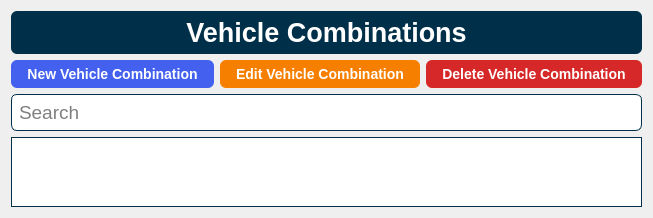
      <widget class="QWidget" name="pageVehicleCombinations">
       <layout class="QGridLayout" name="gridLayout_14">
        <item row="0" column="0" colspan="3">
         <widget class="QLabel" name="lblVehicleCombinations_Header">
          <property name="styleSheet">
           <string notr="true">border: 1px solid rgba(27, 31, 35, .15);
border-radius: 6px;
background-color: #003049;
color: #ffffff;
font-size: 20pt;
font-family: &quot;Helvetica&quot;;
font-style: normal;
font-weight: 700;
padding: 6px;</string>
          </property>
          <property name="text">
           <string>Vehicle Combinations</string>
          </property>
          <property name="alignment">
           <set>Qt::AlignCenter</set>
          </property>
         </widget>
        </item>
        <item row="1" column="0">
         <widget class="QPushButton" name="btnNewVehicleCombination">
          <property name="focusPolicy">
           <enum>Qt::NoFocus</enum>
          </property>
          <property name="styleSheet">
           <string notr="true">background-color: #4361ee;
border: 1px solid rgba(27, 31, 35, .15);
border-radius: 6px;
color: #fff;
font-family: &quot;Helvetica&quot;;
font-size: 14px;
font-weight: 600;
line-height: 20px;
padding: 6px 16px;
position: relative;
text-align: center;
text-decoration: none;
vertical-align: middle;
white-space: nowrap;</string>
          </property>
          <property name="text">
           <string>New Vehicle Combination</string>
          </property>
         </widget>
        </item>
        <item row="1" column="1">
         <widget class="QPushButton" name="btnEditVehicleCombination">
          <property name="focusPolicy">
           <enum>Qt::NoFocus</enum>
          </property>
          <property name="styleSheet">
           <string notr="true">background-color: #f77f00;
border: 1px solid rgba(27, 31, 35, .15);
border-radius: 6px;
color: #fff;
font-family: &quot;Helvetica&quot;;
font-size: 14px;
font-weight: 600;
line-height: 20px;
padding: 6px 16px;
position: relative;
text-align: center;
text-decoration: none;
vertical-align: middle;
white-space: nowrap;</string>
          </property>
          <property name="text">
           <string>Edit Vehicle Combination</string>
          </property>
         </widget>
        </item>
        <item row="1" column="2">
         <widget class="QPushButton" name="btnDeleteVehicleCombination">
          <property name="focusPolicy">
           <enum>Qt::NoFocus</enum>
          </property>
          <property name="styleSheet">
           <string notr="true">background-color: #d62828;
border: 1px solid rgba(27, 31, 35, .15);
border-radius: 6px;
color: #fff;
font-family: &quot;Helvetica&quot;;
font-size: 14px;
font-weight: 600;
line-height: 20px;
padding: 6px 16px;
position: relative;
text-align: center;
text-decoration: none;
vertical-align: middle;
white-space: nowrap;</string>
          </property>
          <property name="text">
           <string>Delete Vehicle Combination</string>
          </property>
         </widget>
        </item>
        <item row="2" column="0" colspan="3">
         <widget class="QLineEdit" name="txtVehicleCombinationSearch">
          <property name="focusPolicy">
           <enum>Qt::NoFocus</enum>
          </property>
          <property name="styleSheet">
           <string notr="true">border: 1px solid #003049;
border-radius: 6px;
font-family: &quot;Helvetica&quot;;
font-size: 14pt;
padding: 5px;</string>
          </property>
          <property name="placeholderText">
           <string>Search</string>
          </property>
         </widget>
        </item>
        <item row="3" column="0" colspan="3">
         <widget class="QTableWidget" name="tblVehicleCombinations">
          <property name="focusPolicy">
           <enum>Qt::NoFocus</enum>
          </property>
          <property name="styleSheet">
           <string notr="true">border: 1px solid #003049;
font-family: &quot;Helvetica&quot;;
font-size: 10pt;</string>
          </property>
          <property name="sizeAdjustPolicy">
           <enum>QAbstractScrollArea::AdjustToContents</enum>
          </property>
          <property name="editTriggers">
           <set>QAbstractItemView::NoEditTriggers</set>
          </property>
          <property name="selectionMode">
           <enum>QAbstractItemView::SingleSelection</enum>
          </property>
          <property name="selectionBehavior">
           <enum>QAbstractItemView::SelectRows</enum>
          </property>
          <property name="sortingEnabled">
           <bool>true</bool>
          </property>
          <property name="columnCount">
           <number>0</number>
          </property>
          <attribute name="horizontalHeaderStretchLastSection">
           <bool>true</bool>
          </attribute>
          <attribute name="verticalHeaderVisible">
           <bool>false</bool>
          </attribute>
          <attribute name="verticalHeaderStretchLastSection">
           <bool>false</bool>
          </attribute>
         </widget>
        </item>
       </layout>
      </widget>
